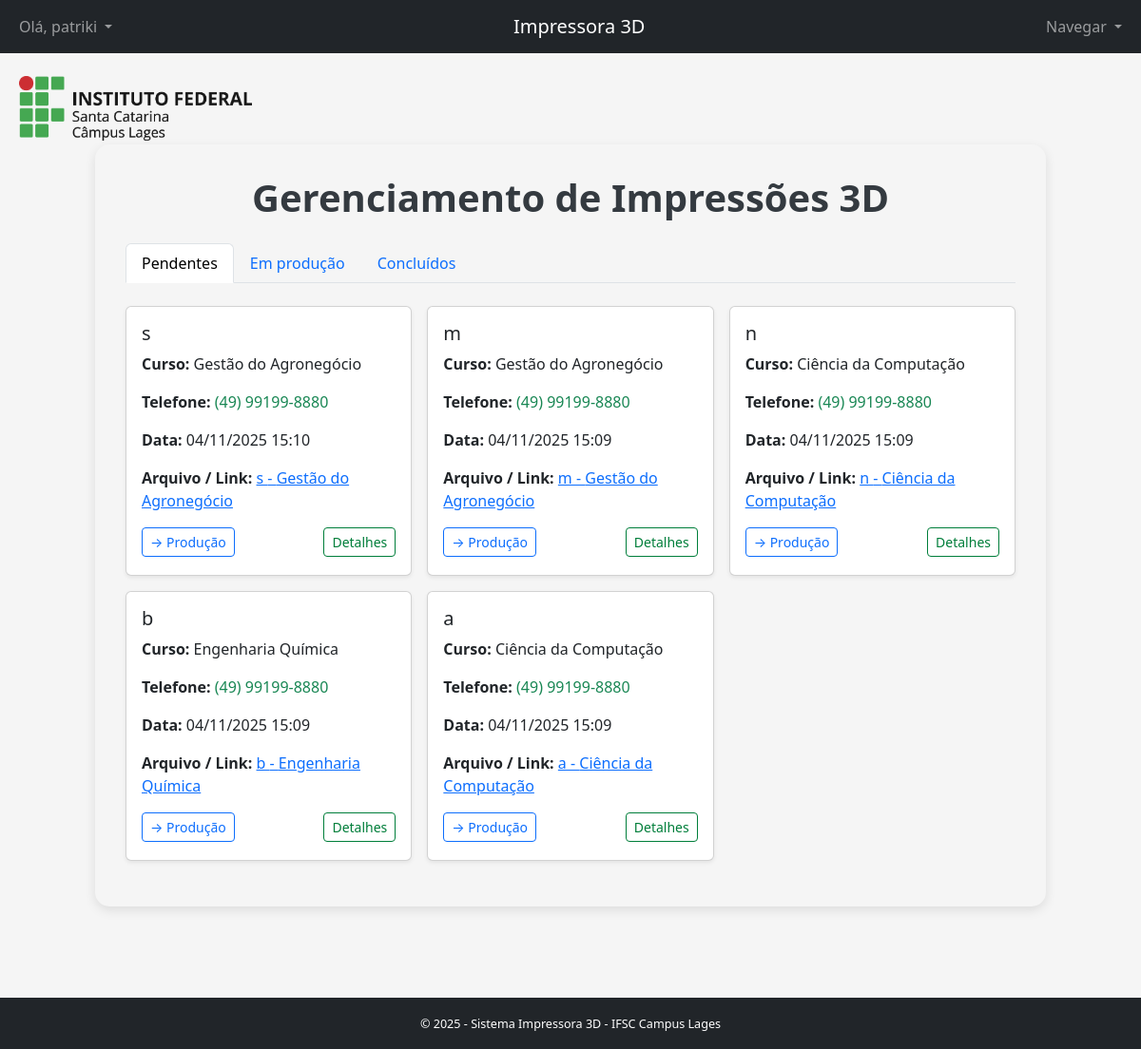
The page /lista/ (signed in) on the database as committed earlier.
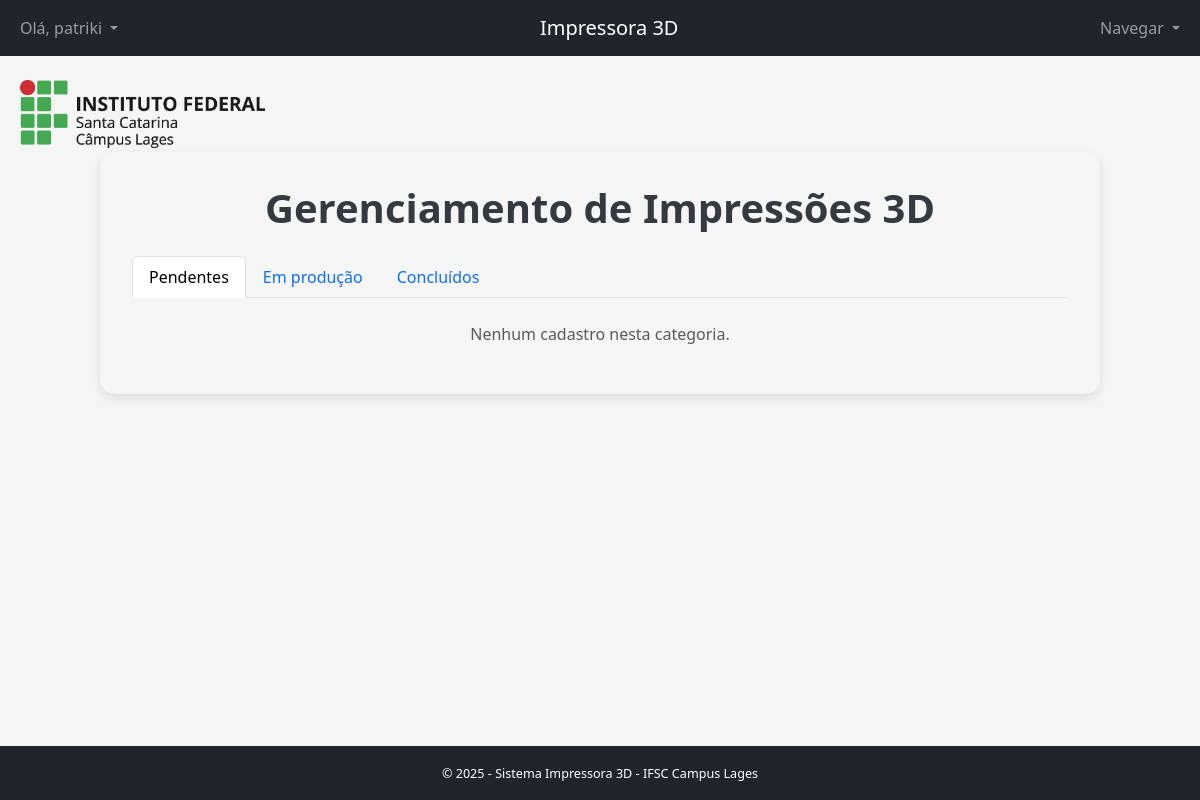
The same page on the database as committed later.
### core/models.py (models this page shows, shortened)
class Models(models.Model):
    nome = models.CharField(max_length=50)
    curso = models.CharField(max_length=20, choices=CursoChoices.choices)
    quant_de_pecas = models.IntegerField()
    cor = models.CharField(max_length=20)
    telefone = models.CharField(max_length=20)
    arq_upload = models.FileField(upload_to=rename_uploaded_file, blank=True, null=True)
    arq_link = models.URLField(blank=True, null=True)
    data_envio = models.DateTimeField(default=timezone.now)
    tipo_preenchimento = models.CharField(max_length=50, blank=True, null=True)
    porcentagem_preenchimento = models.IntegerField(blank=True, null=True)
    resolucao = models.CharField(max_length=20, choices=Resolucao.choices, blank=True, null=True)
    qual_impressora = models.CharField(max_length=20, choices=ImpressorasChoice.choices, blank=True, null=True)
    tipo_filamento = models.CharField(max_length=20, choices=TipoFilamento.choices, blank=True, null=True)
    created_at = models.DateTimeField(auto_now_add=True)
    def telefone_para_whatsapp(self):
        if not self.telefone:
            return ''
        digits = re.sub(r'\D', '', self.telefone)  # remove tudo que não for dígito
        if not digits:
            return ''
        if digits.startswith('55'):
            return digits
        return '55' + digits
    status = models.CharField(
        max_length=20,
        choices=STATUS_CHOICES,
        default='PENDENTE',
        editable=False
    )

### core/views.py (the view)
# urls.py: path('lista/', views.lista_models, name='lista_models'),
@login_required
def lista_models(request):
    pendentes = Models.objects.filter(status='PENDENTE').order_by('-created_at')
    producao = Models.objects.filter(status='PRODUCAO').order_by('-created_at')
    concluidos = Models.objects.filter(status='CONCLUIDO').order_by('-created_at')
    return render(request, 'core/lista.html', {
        'pendentes': pendentes,
        'producao': producao,
        'concluidos': concluidos,
    })

### core/templates/core/lista.html (shortened to what this page needs)
{% extends 'core/base.html' %}
{% load static %}
{% block extra_css %}
<link rel="stylesheet" href="{% static 'core/css/lista.css' %}">
{% endblock %}
{% block content %}
<div class="lista-box container">
    <h1 class="mb-4 text-center">Gerenciamento de Impressões 3D</h1>
    <ul class="nav nav-tabs mb-4" id="myTab" role="tablist">
        <li class="nav-item" role="presentation">
            <button class="nav-link active" id="pendentes-tab" data-bs-toggle="tab" data-bs-target="#pendentes" type="button" role="tab">Pendentes</button>
        </li>
        <li class="nav-item" role="presentation">
            <button class="nav-link" id="producao-tab" data-bs-toggle="tab" data-bs-target="#producao" type="button" role="tab">Em produção</button>
        </li>
        <li class="nav-item" role="presentation">
            <button class="nav-link" id="concluidos-tab" data-bs-toggle="tab" data-bs-target="#concluidos" type="button" role="tab">Concluídos</button>
        </li>
    </ul>
    <div class="tab-content" id="myTabContent">
        <div class="tab-pane fade show active" id="pendentes" role="tabpanel">
            {% include 'core/partials/lista_cards.html' with items=pendentes status="PENDENTE" %}
        </div>
    </div>
</div>
{% endblock %}

### core/templates/core/base.html (shortened to what this page needs)
{% load static %}
<!DOCTYPE html>
<html lang="pt-br">
<head>
    <link href="https://cdn.jsdelivr.net/npm/bootstrap@5.3.2/dist/css/bootstrap.min.css" rel="stylesheet">
    <link rel="stylesheet" href="{% static 'core/css/base.css' %}">
    {% block extra_css %}{% endblock %}
</head>
<body class="d-flex flex-column min-vh-100">
<header>
  <nav class="navbar navbar-expand-lg navbar-dark bg-dark">
    <div class="container-fluid justify-content-between">
      <ul class="navbar-nav">
        {% if user.is_authenticated %}
        <li class="nav-item dropdown">
          <a class="nav-link dropdown-toggle" href="#" role="button" data-bs-toggle="dropdown">
            Olá, {{ user.get_username }}
          </a>
        </li>
        {% endif %}
      </ul>
      <a class="navbar-brand mx-auto" href="{% url 'core:home' %}">Impressora 3D</a>
      <ul class="navbar-nav">
        <li class="nav-item dropdown">
          <a class="nav-link dropdown-toggle" href="#" role="button" data-bs-toggle="dropdown">
            Navegar
          </a>
        </li>
      </ul>
    </div>
  </nav>
</header>
<main class="container my-5 flex-grow-1">
    {% block content %}{% endblock %}
</main>
<footer class="bg-dark text-white py-3 mt-auto">
    <div class="container text-center">
        <small>© {% now "Y" %} - Sistema Impressora 3D - IFSC Campus Lages</small>
    </div>
</footer>
</body>
</html>

### core/templates/core/partials/lista_cards.html (shortened to what this page needs)
{% if items %}
<div class="row g-3">
    {% for it in items %}
    <div class="col-12 col-md-6 col-lg-4">
        <div class="card shadow-sm h-100">
            <div class="card-body">
                <h5 class="card-title">{{ it.nome }}</h5>
                <p><strong>Curso:</strong> {{ it.get_curso_display }}</p>
                <p><strong>Telefone:</strong>
                    {% if it.telefone_para_whatsapp %}
                        <a href="https://wa.me/{{ it.telefone_para_whatsapp }}" target="_blank" class="text-decoration-none text-success">{{ it.telefone }}</a>
                    {% else %}
                        {{ it.telefone }}
                    {% endif %}
                </p>
                <p><strong>Data:</strong> {{ it.data_envio|date:"d/m/Y H:i" }}</p>
                <p>
                    <strong>Arquivo / Link:</strong>
                    {% if it.arq_upload %}
                        <a href="{% url 'core:download_arquivo' it.pk %}">
                            {{ it.nome }} - {{ it.get_curso_display }}
                        </a>
                    {% elif it.arq_link %}
                        <a href="{{ it.arq_link }}" target="_blank">Link</a>
                    {% else %}
                        -
                    {% endif %}
                </p>
                <div class="d-flex justify-content-between mt-3">
                    {% if status == "PENDENTE" %}
                        <a href="{% url 'core:atualizar_status' it.pk 'PRODUCAO' %}" class="btn btn-outline-primary btn-sm">→ Produção</a>
                        <button class="btn btn-outline-success btn-sm" data-bs-toggle="modal" data-bs-target="#modalDetalhes{{ it.id }}">Detalhes</button>
                    {% elif status == "PRODUCAO" %}
                        <a href="{% url 'core:atualizar_status' it.pk 'CONCLUIDO' %}" class="btn btn-outline-success btn-sm">✓ Finalizar</a>
                        <button class="btn btn-outline-success btn-sm" data-bs-toggle="modal" data-bs-target="#modalDetalhes{{ it.id }}">Detalhes</button>
                    {% elif status == "CONCLUIDO" %}
                        <button class="btn btn-outline-success btn-sm" data-bs-toggle="modal" data-bs-target="#modalDetalhes{{ it.id }}">Detalhes</button>
                        <a href="{% url 'core:excluir' it.pk %}" class="btn btn-outline-danger btn-sm"
                           onclick="return confirm('Tem certeza que deseja excluir este cadastro?');">
                           Excluir
                        </a>
                    {% endif %}
                </div>
            </div>
        </div>
    </div>
    {% endfor %}
</div>
{% else %}
<p class="text-center text-muted">Nenhum cadastro nesta categoria.</p>
{% endif %}

### core/static/core/css/base.css (style rules this page uses)
body { background-color: whitesmoke; position: relative; overflow-x: hidden; }
body::before { content: ""; position: absolute; top: 80px; left: 20px; width: 245px; height: 120px; background-image: url("../img/Logo_IFSC.png"); background-repeat: no-repeat; background-size: contain; background-position: top left; opacity: 0.90; z-index: -1; pointer-events: none; }
footer { font-size: 0.9rem; }

### core/static/core/css/lista.css (style rules this page uses)
.lista-box { max-width: 1000px; margin: 3rem auto; padding: 2rem; background-color: whitesmoke; border-radius: 15px; box-shadow: 0 4px 12px rgba(0,0,0,0.1); }
.lista-box h1 { color: #343a40; font-weight: 700; }
.d-flex h1 { margin-bottom: 0; }

Rows that differ between the two databases and show on the page:
removed Models: nome "s", curso "Gestão do Agronegócio", telefone "(49) 99199-8880", data_envio "04/11/2025 15:10"
removed Models: nome "m", curso "Gestão do Agronegócio", telefone "(49) 99199-8880", data_envio "04/11/2025 15:09"
removed Models: nome "n", curso "Ciência da Computação", telefone "(49) 99199-8880", data_envio "04/11/2025 15:09"
removed Models: nome "b", curso "Engenharia Química", telefone "(49) 99199-8880", data_envio "04/11/2025 15:09"
removed Models: nome "a", curso "Ciência da Computação", telefone "(49) 99199-8880", data_envio "04/11/2025 15:09"
Other text that changed with them:
text now shown: "Nenhum cadastro nesta categoria."
